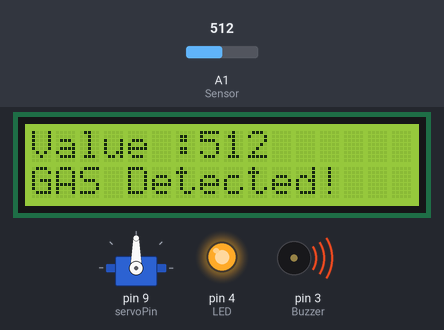
The sketch below on a simulated Arduino Uno, built with avr-gcc and run on an emulated ATmega328P. On the bench: 16×2 character LCD, servo, output pins drawn as LEDs (lit = HIGH), buzzer (waves = sounding, pin HIGH). The test bench sets the inputs (shaded band); at power-on: A1 (Sensor) = 512.

Above: at 1.6 s.
1.7 s: A1 (Sensor) set to 408
At 4.9 s:
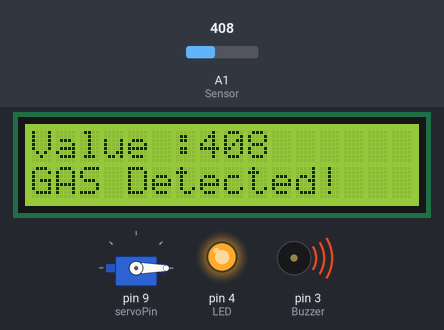
7.9 s: A1 (Sensor) set to 393
At 10.9 s:
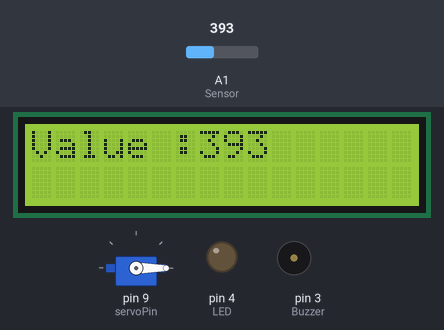
13.7 s: A1 (Sensor) set to 410
At 16.0 s:
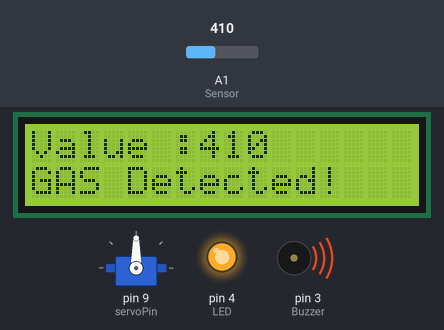
Timing chart, 0 to 23.7 s (numbered marks = the images above; inputs shaded):
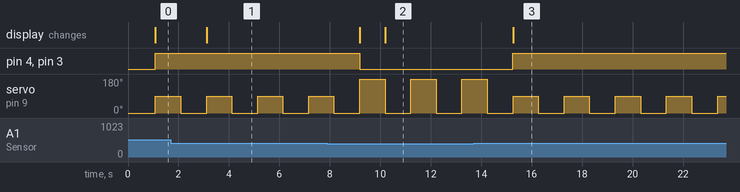

The sketch:

gassen.ino
```cpp
#include <LiquidCrystal_I2C.h>
#include <Servo.h>
LiquidCrystal_I2C lcd(0x27, 16, 2);
Servo myservo;
#define LED 4
#define Buzzer 3
#define Sensor A1
int servoPin = 9;
void setup() {
  Serial.begin(9200);
  lcd.init();
  myservo.attach(servoPin);
  lcd.backlight();
  pinMode(LED, OUTPUT);
  pinMode(Buzzer, OUTPUT);
}

void loop() {
  myservo.write(0);
  delay(1000);
  int value = analogRead(Sensor);
  lcd.setCursor(0, 0);
  lcd.print("Value :");
  lcd.print(value);
  lcd.print("  ");

  if (value > 400) {
    digitalWrite(LED, HIGH);
    digitalWrite(Buzzer, HIGH);
    lcd.setCursor(0, 1);
    lcd.print("GAS Detected!");
    myservo.write(90);
    delay(1000);
  } else {
    digitalWrite(LED, LOW);
    digitalWrite(Buzzer, LOW);
    lcd.setCursor(0, 1);
    myservo.write(270);
    delay(1000);
    lcd.print("             ");
  }
}
```

Measured:
- the behaviour switches between 401 and 400 on A1 (Sensor) (found by bisection; images 1 and 2)
- after the input at 1.7 s, the display: changes after 1.4 s (image 1)
- after the input at 7.9 s, pin 4 (LED), pin 3 (Buzzer): HIGH → LOW after 1.3 s; the display: first changes after 1.3 s (image 2 shows a later state)
- after the input at 13.7 s, pin 4 (LED), pin 3 (Buzzer): LOW → HIGH after 1.6 s; the display: changes after 1.6 s (image 3)
- by itself, servo on pin 9 (servoPin): alternates 90° for 1.0 s and 0° for 1.0 s
